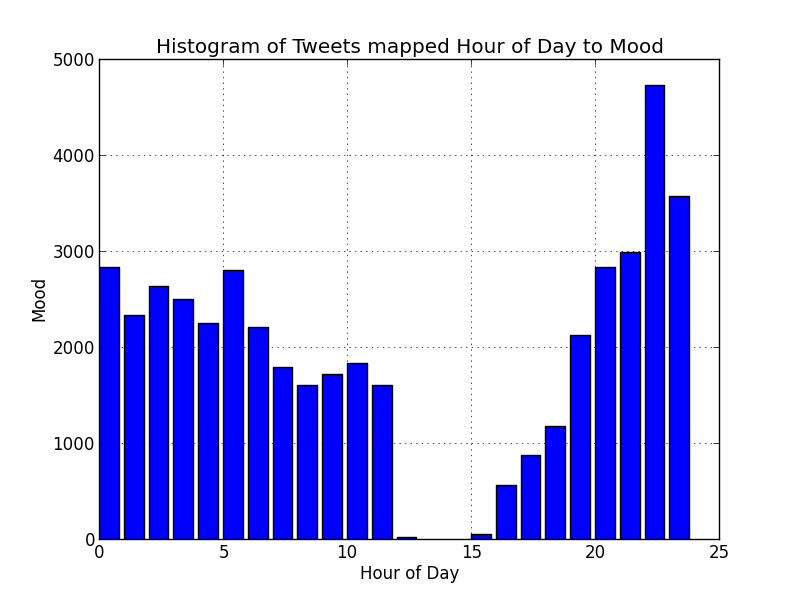

This figure's Python source:
from collections import defaultdict
import datetime
import matplotlib.mlab as mlab
import matplotlib.pyplot as plt
import nltk
import numpy as np
import os
import pprint
import pymongo
import re
import requests
import shelve
import simplejson as json
import string

shelf = shelve.open('hw6_shelf')

def init_twitter_analysis(query='microsoft', pages=10, rpp=25):
    """
    Load the shelve with some tweets
    """

    afinn = {}
    #Create AFINN dict
    with open('assignment6/AFINN-111.txt') as a6:
        for line in a6:
            split = [x.strip() for x in line.split('\t')]
            afinn[split[0]] = split[1]


    tweets = []
    #Get results
    # for x in xrange(1,10):
    #     url = 'https://search.twitter.com/search.json?lang=en'
    #     url += 'q=%s' % (query)
    #     url += '&rpp=%s' % (rpp)
    #     url += '&page=%s' % (pages)
    #     r = requests.get(url)
    #     results = json.loads(r.content)['results']
    #     tweets = tweets + results

    # print 'tweets =', len(tweets)

    shelf['afinn'] = afinn

def microsoft_analysis():
    shelf = shelve.open('hw6_shelf')
    tweets = shelf['tweets']

    #print 'Start Length', len(tweets)



    #Got 180 for microsoft
    return afinn_analysis(tweets)

def single_afinn_analysis(tweet):
    afinn = shelf['afinn']

    #Set initial values
    score = 0

    #Fix pesky text
    tweet = tweet.encode('ascii','replace')

    #Split of lowercase words using nltk tokenize to auto split
    split = [x.lower() for x in nltk.tokenize.word_tokenize(tweet)]

    #For each word in the tweet text split
    for word in split:

        #Check if the word exists in the AFINN dictionary
        if word in afinn:


            #Add AFINN word value to the tweets 'score'
            score += int(afinn[word])

    return score


def afinn_analysis(tweets):
    shelf = shelve.open('hw6_shelf')
    afinn = shelf['afinn']

    for t in tweets:

        #Although I did eventually make sure the API request only returns
        # 'en' results, this did help for skipping the non-english tweets
        # and removing them from the end result
        # if t['iso_language_code'] != 'en':
        #     tweets.remove(t)
        #     continue

        #Set initial values
        t['score'] = 0
        t['calculation_done'] = False

        #Fix pesky text
        t['text'] = t['text'].encode('ascii','replace')

        #Split of lowercase words using nltk tokenize to auto split
        split = [x.lower() for x in nltk.tokenize.word_tokenize(t['text'])]

        #For each word in the tweet text split
        for word in split:

            #Check if the word exists in the AFINN dictionary
            if word in afinn:

                #Wanted to separate the tweets which had no words which
                # were also in the AFINN dict and tweets which had words but
                # ultimately did equal a 'neutral' 0
                if t['calculation_done'] != True:
                    t['calculation_done'] = True

                #Add AFINN word value to the tweets 'score'
                t['score'] += int(afinn[word])


    #Print list of tweet scores which actually had words that existed in AFINN
    final_tweets = [t['score'] for t in tweets if t['calculation_done'] == True]
    print final_tweets

    shelf.close()
    return sum( final_tweets )

def open_json_return_tweets(path):
    #assert(os.path.isdir(path))
    with open(path) as json_file:
        tweets = []

        for line in json_file:
            line = line.encode("ascii",'replace')
            tweets.append(line)

    return tweets



if __name__ == '__main__':

    #init_twitter_analysis( )

    #microsoft_analysis()

    # tweets = open_json_return_tweets('./assignment6/monday_afternoon.json')
    #tweets = tweets + open_json_return_tweets('./assignment6/tuesday_morning.json')
    # shelf = shelve.open('hw6_shelf')
    # shelf['tweets'] = tweets
    # shelf.close()
    # print len(tweets)

    # path = '/Users/w6ue/Downloads/output'
    conn = pymongo.Connection('localhost')
    db = conn['twitter']

    # for letter in string.lowercase[:10]: # a-j

    #     tweets = open_json_return_tweets(path+letter)

    #     print len(tweets)

    #     for t in tweets:
    #         try:
    #             temp = json.loads(t)
    #             if 'id' in temp:
    #                 db.tweets.update({'id':temp['id']}, temp, upsert=True)
    #             else:
    #                 db.tweets.insert(temp)
    #         except:
    #             print 'FAIL'
    #             continue

    # results = db.tweets.find(
    #     {'geo':{'$ne': None },'lang':'en', 'place.country_code':'US', 'place.place_type':'city' },
    #     {'text':True, 'place.full_name':True, '_id':False})

    # final_results = defaultdict(dict)

    # for r in results:
    #     state = r['place']['full_name'].split(',')[1].lstrip()
    #     if state not in final_results:
    #         final_results[state] = 0
    #     final_results[state] += single_afinn_analysis(r)


    # pprint.pprint(dict(final_results))

    # results = db.tweets.find({
    #         'text':{'$exists':True},
    #         'created_at':{'$exists':True}
    #     },{
    #         '_id':False, 'text':True,'created_at':True
    #     }).limit(1000000)

    result = db.tweets.aggregate(
        [
        {'$match': {'lang':'en', 'text':{'$exists':True}, 'created_at':{'$exists':True}}},
        {'$project':{ 'created_at': {'$substr':[ "$created_at", 11,2 ]}, '_id':False, 'text':True }},
        {'$group':{'_id':'$created_at', 'text': {'$addToSet':'$text'}}}
        ])

    r_dict = {x["_id"]:0 for x in result['result']}
    print r_dict

    for r in result['result']:
        for t in r['text']:
            r_dict[r['_id']] += single_afinn_analysis(t)

    pprint.pprint(r_dict)

    plt.bar(map(int,r_dict.keys()), r_dict.values())
    plt.xlabel('Hour of Day')
    plt.ylabel('Mood')
    plt.title(r'Histogram of Tweets mapped Hour of Day to Mood')
    plt.grid(True)

    plt.show()
